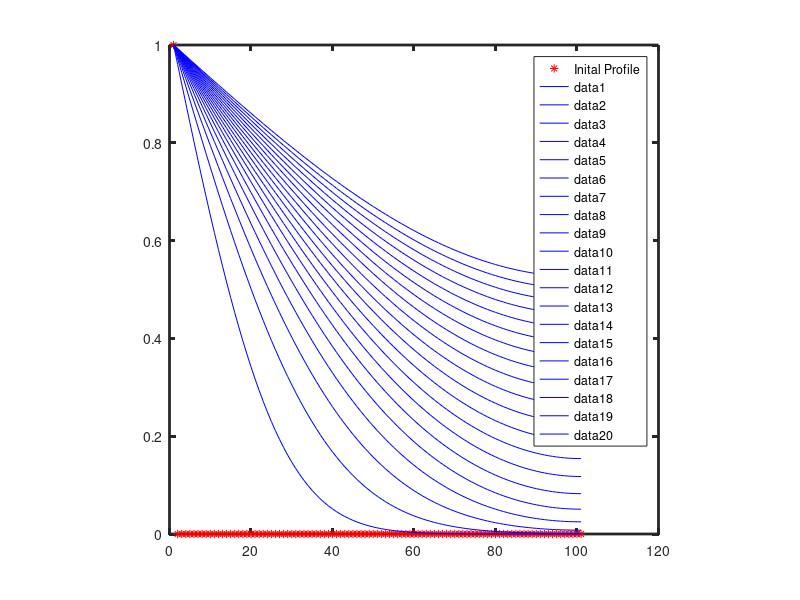

Write MATLAB code to recreate this figure.
# clear all the figure
clf
clear all

delt = 0.1;
delx = 0.5;
D = 1.0;
N = 101;

alpha = D*delt/(delx*delx);

c = zeros(N,1);

c(1) = 1.0;
for j = 1:N
  cold(j,1) = c(j,1);
endfor
plot(c,'r*;Inital Profile;');
ax =gca;
set(ax,'linewidth', 2.0);
axis("square");
 
hold on
#populate the diagonal element
A = zeros(N,N);
A(1,1) = 1.0; # implementation of boundary condition
#populate the lower diagonal element
for j=2:N
  A(j,j) = (1+2*alpha);
endfor
for j=2:N-1;
  A(j,j-1) = -alpha;
endfor
A(N,N-1)= -2*alpha;
#populate the lower diagonal element

for j=3:N
  A(j-1,j) = -alpha;
endfor
for k= 1:20
  for j = 1:500
    c= A\cold;
    for i = 1:N
      cold(i) = c(i); 
    endfor
  endfor
  plot(c, 'b')
endfor
